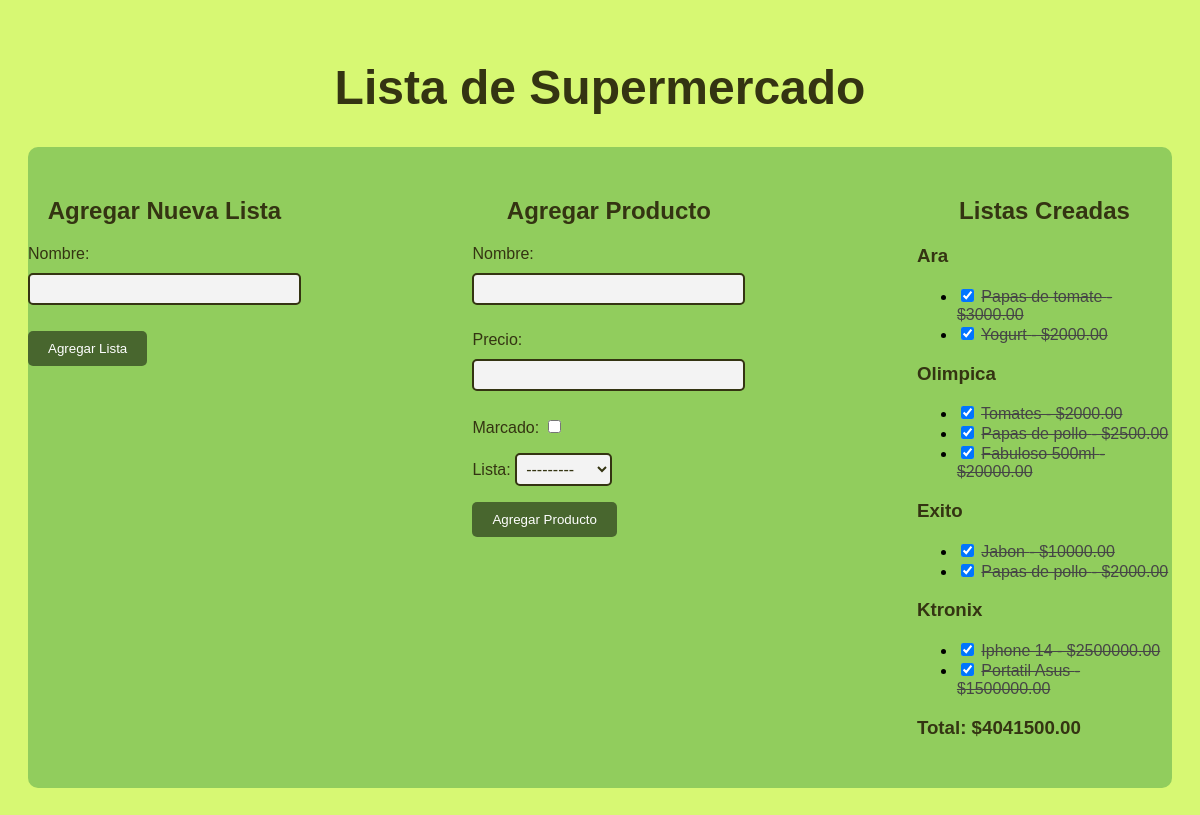
Before: / with the older database file.
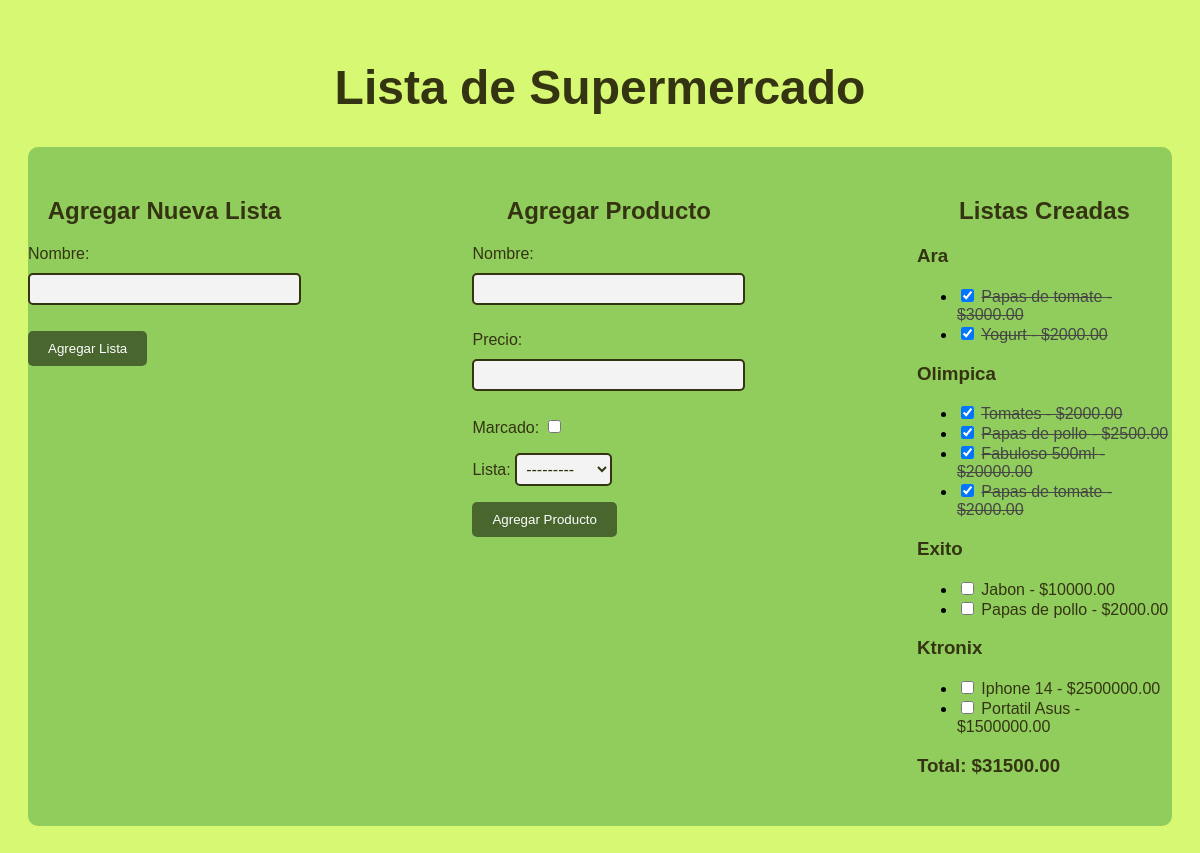
After: the same page with the newer database file.
### prueba/models.py (models this page shows, shortened)
class Lista(models.Model):
    nombre = models.CharField(max_length=100)
    def __str__(self):
        return self.nombre

class Producto(models.Model):
    nombre = models.CharField(max_length=100)
    precio = models.DecimalField(max_digits=10, decimal_places=2)
    marcado = models.BooleanField(default=False)
    lista = models.ForeignKey(Lista, on_delete=models.CASCADE, related_name='productos')

### prueba/views.py (the view)
# urls.py: path('', views.lista_supermercado, name='lista_supermercado'),
def lista_supermercado(request):
    if request.method == 'POST':
        if 'add_list' in request.POST:
            form = ListaForm(request.POST)
            if form.is_valid():
                form.save()
                return redirect('lista_supermercado')
        elif 'add_product' in request.POST:
            form = ProductoForm(request.POST)
            if form.is_valid():
                form.save()
                return redirect('lista_supermercado')
    else:
        lista_form = ListaForm()
        producto_form = ProductoForm()
    if request.method == 'POST' and 'toggle' in request.POST:
        producto_id = request.POST.get('toggle')
        producto = get_object_or_404(Producto, id=producto_id)
        producto.marcado = not producto.marcado
        producto.save()
        return redirect('lista_supermercado')
    listas = Lista.objects.all()
    productos = Producto.objects.all()
    total = sum(producto.precio for producto in productos if producto.marcado)
    context = {
        'listas': listas,
        'productos': productos,
        'total': total,
        'lista_form': lista_form,
        'producto_form': producto_form,
    }
    return render(request, 'lista_supermercado.html', context)

### prueba/forms.py
class ListaForm(forms.ModelForm):
    class Meta:
        model = Lista
        fields = ['nombre']

class ProductoForm(forms.ModelForm):
    class Meta:
        model = Producto
        fields = ['nombre', 'precio','marcado', 'lista']

### prueba/templates/lista_supermercado.html (shortened to what this page needs)
<!DOCTYPE html>
<html lang="en">
<head>
</head>
<body>
    <h1>Lista de Supermercado</h1>
    <section>
        <div>
            <h2>Agregar Nueva Lista</h2>
            <form method="post" action="">
                {{ lista_form.as_p }}
                <button type="submit" name="add_list">Agregar Lista</button>
            </form>
        </div>
        <div>
            <h2>Agregar Producto</h2>
            <form method="post" action="">
                {{ producto_form.as_p }}
                <button type="submit" name="add_product">Agregar Producto</button>
            </form>
        </div>
        <div>
            <h2>Listas Creadas</h2>
            {% for lista in listas %}
                <h3>{{ lista.nombre }}</h3>
                <ul>
                    {% for producto in lista.productos.all %}
                        <li>
                            <form method="post" style="display:inline;">
                                <input type="checkbox" onchange="this.form.submit();" {% if producto.marcado %}checked{% endif %}>
                                <label for="product-{{ producto.id }}" class="product-label">
                                    {{ producto.nombre }} - ${{ producto.precio }}
                                </label>
                            </form>
                        </li>
                    {% endfor %}
                </ul>
            {% endfor %}
            <h3>Total: ${{ total }}</h3>
        </div>
    </section>
</body>
</html>

Changed rows visible on the page:
added Producto: marcado "☑", nombre "Papas de tomate", precio "2000.00", shown under Lista "Olimpica"
changed Producto "Jabon": marcado "☑" → "☐"
changed Producto (number 8 of 10 on the later page): marcado "☑" → "☐"
changed Producto "Iphone 14": marcado "☑" → "☐"
changed Producto "Portatil Asus": marcado "☑" → "☐"
Other visible differences:
{{ total }}: "4041500.00" → "31500.00"
